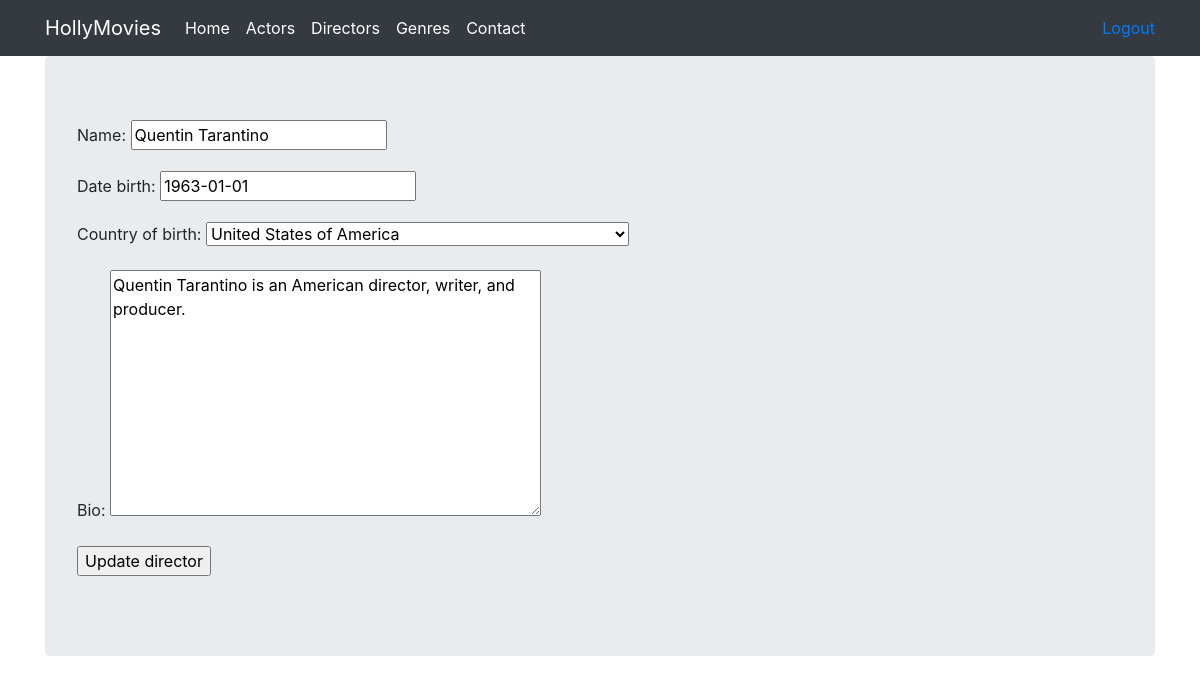
Page /director/1/update (signed in) on the committed database.
### viewer/models.py (models this page shows, shortened)
class Director(models.Model):
    name = models.CharField(max_length=100)
    date_birth = models.DateField()
    country_of_birth = models.CharField(max_length=30, choices=COUNTRIES_CHOICES, default='US')
    bio = models.TextField()

### viewer/views.py (the view)
# urls.py: path('director/<int:pk>/update', UpdateDirector.as_view(), name='director_update'),
class UpdateDirector(PermissionRequiredMixin, UpdateView):
    template_name = 'update_director.html'
    model = Director
    success_url = reverse_lazy('list_directors')
    fields = '__all__'
    permission_required = 'viewer.change_director'

### viewer/templates/update_director.html (shortened to what this page needs)
{% extends "base.html" %}
{% block content %}
    <form method="post">
        {{ form.as_p }}
        <input type="submit" value="Update director">
    </form>
{% endblock %}

### rows in the picture
Director: name "Quentin Tarantino", date_birth "1963-01-01", country_of_birth "United States of America", bio "Quentin Tarantino is an American director, writer, and producer."
